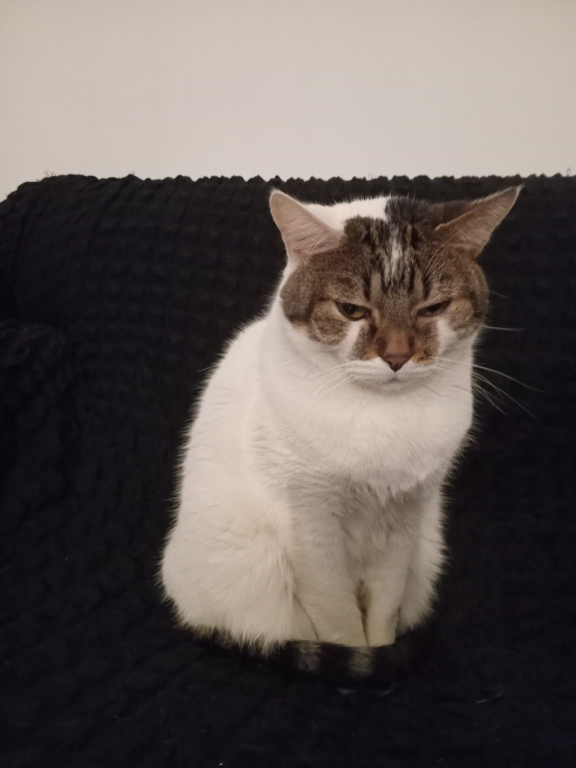
#> input picture 006_fotografia_digital/imagenes/descartes/actividad4_primer_plano.jpg, 1152 x 1536 px, given in place of messi.jpg, which was not available (shown at 1/2 size)
$ jupyter execute '001 - introduccion a opencv y espacios de color.ipynb'   (text cells are left out)
#> lines starting #> are read from the running program, lines starting #| are printed output that depends on the picture; after the words box and inside, x2 and y2 are one past the last pixel; in counts of white or black regions, pixels touching at a corner belong together; pictures that were not available may be replaced by others from this repository, and a replacement may not be noted
[cell 1]
# Importamos una herramienta para trabajar con rutas de archivos.
from pathlib import Path

# Importamos OpenCV para leer y transformar imágenes.
import cv2

# Importamos NumPy para operar con arreglos numéricos.
import numpy as np

# Importamos Matplotlib para visualizar imágenes y resultados.
import matplotlib.pyplot as plt

# Definimos las rutas de las imágenes que vamos a usar en el cuaderno.
ruta_imagen_principal = Path('Imagenes') / 'messi.jpg'
ruta_imagen_segmentacion = Path('Imagenes') / 'globos.jpg'

print(f'Imagen principal: {ruta_imagen_principal}')
print(f'Imagen para segmentación: {ruta_imagen_segmentacion}')

[cell 2]
# Leemos la imagen principal desde la carpeta del proyecto.
imagen_bgr = cv2.imread(str(ruta_imagen_principal))
#> imagen_bgr is the input picture: shape (1536, 1152, 3); mean B, G, R 86.2, 89.4, 97.5

# Verificamos que el archivo se haya cargado correctamente.
if imagen_bgr is None:
    raise FileNotFoundError(f'No se pudo leer la imagen: {ruta_imagen_principal}')

# Convertimos la imagen de BGR a RGB para verla bien con Matplotlib.
imagen_rgb = cv2.cvtColor(imagen_bgr, cv2.COLOR_BGR2RGB)

# Mostramos información básica para reconocer la estructura del arreglo.
print(f'Dimensiones de la imagen: {imagen_rgb.shape}')
#| Dimensiones de la imagen: (1536, 1152, 3)
print(f'Tipo de dato: {imagen_rgb.dtype}')
#| Tipo de dato: uint8

[cell 3]
# Mostramos la imagen original ya convertida a RGB.
plt.figure(figsize=(10, 5), constrained_layout=True)
plt.imshow(imagen_rgb)
plt.title('Imagen original en RGB', fontweight='bold', loc='left')
plt.axis('off')
plt.show()

[cell 4]
# Convertimos la imagen RGB a escala de grises.
imagen_gris = cv2.cvtColor(imagen_rgb, cv2.COLOR_RGB2GRAY)

# Verificamos la forma para confirmar que ahora solo hay un canal.
print(f'Dimensiones de la imagen en grises: {imagen_gris.shape}')
#| Dimensiones de la imagen en grises: (1536, 1152)

[cell 5]
# Mostramos la imagen en escala de grises.
plt.figure(figsize=(10, 5), constrained_layout=True)
plt.imshow(imagen_gris, cmap='gray')
plt.title('Imagen en escala de grises', fontweight='bold', loc='left')
plt.axis('off')
plt.show()

[cell 6]
# Convertimos la imagen RGB al espacio de color HSV.
imagen_hsv = cv2.cvtColor(imagen_rgb, cv2.COLOR_RGB2HSV)
#> imagen_hsv: shape (1536, 1152, 3); mean H, S, V 70.9, 51.2, 98.8

# Mostramos algunos valores para recordar que HSV también es una representación numérica.
print(f'Dimensiones de la imagen en HSV: {imagen_hsv.shape}')
#| Dimensiones de la imagen en HSV: (1536, 1152, 3)
print(f'Rango del canal H: {imagen_hsv[:, :, 0].min()} a {imagen_hsv[:, :, 0].max()}')
#| Rango del canal H: 0 a 177

[cell 7]
# Visualizamos la imagen HSV.
# El resultado no se ve natural porque Matplotlib interpreta los datos como si fueran RGB.
plt.figure(figsize=(10, 5), constrained_layout=True)
plt.imshow(imagen_hsv)
plt.title('Representación HSV', fontweight='bold', loc='left')
plt.axis('off')
plt.show()

[cell 8]
# Creamos una figura con tres subgráficos para comparar representaciones.
fig, ejes = plt.subplots(1, 3, figsize=(15, 5), constrained_layout=True)

# Mostramos la imagen RGB.
ejes[0].imshow(imagen_rgb)
ejes[0].set_title('RGB', fontweight='bold', loc='left')
ejes[0].axis('off')

# Mostramos la imagen en escala de grises.
ejes[1].imshow(imagen_gris, cmap='gray')
ejes[1].set_title('Escala de grises', fontweight='bold', loc='left')
ejes[1].axis('off')

# Mostramos la imagen HSV tal como queda almacenada.
ejes[2].imshow(imagen_hsv)
ejes[2].set_title('HSV', fontweight='bold', loc='left')
ejes[2].axis('off')

plt.show()

[cell 9]
# Separamos los canales de la imagen RGB.
canal_rojo, canal_verde, canal_azul = cv2.split(imagen_rgb)

# Separamos también los canales de la imagen HSV.
canal_matiz, canal_saturacion, canal_valor = cv2.split(imagen_hsv)
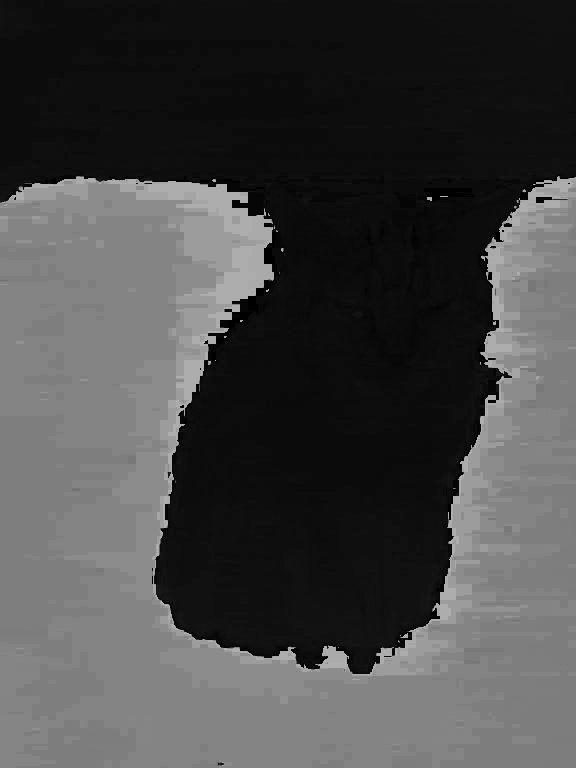
#> canal_matiz: shape (1536, 1152) (shown at 1/2 size); min 0, max 177, mean 70.9
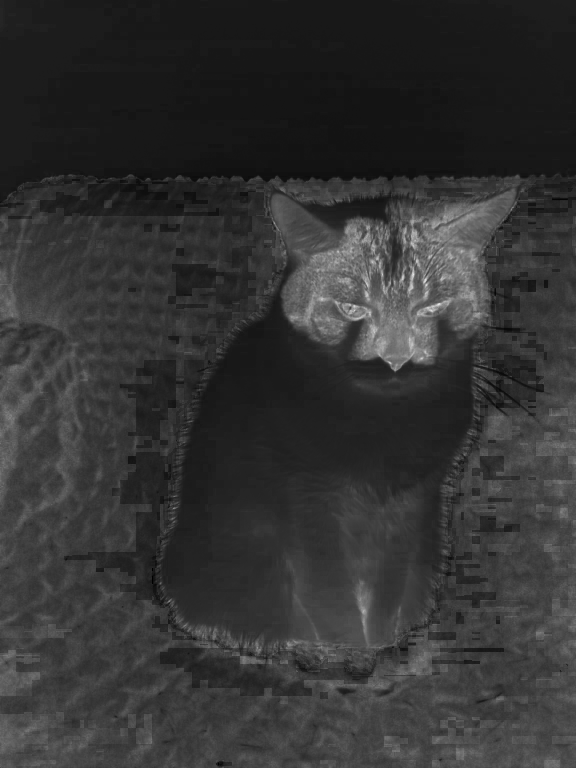
#> canal_saturacion: shape (1536, 1152) (shown at 1/2 size); min 0, max 255, mean 51.2

# Confirmamos que cada canal es una matriz bidimensional.
print(f'Forma del canal rojo: {canal_rojo.shape}')
#| Forma del canal rojo: (1536, 1152)
print(f'Forma del canal matiz: {canal_matiz.shape}')
#| Forma del canal matiz: (1536, 1152)

[cell 10]
# Organizamos los seis canales en una cuadrícula para compararlos.
fig, ejes = plt.subplots(2, 3, figsize=(14, 8), constrained_layout=True)

# Visualizamos los canales RGB con mapas de color asociados.
ejes[0, 0].imshow(canal_rojo, cmap='Reds')
ejes[0, 0].set_title('Canal rojo', fontweight='bold', loc='left')
ejes[0, 0].axis('off')

ejes[0, 1].imshow(canal_verde, cmap='Greens')
ejes[0, 1].set_title('Canal verde', fontweight='bold', loc='left')
ejes[0, 1].axis('off')

ejes[0, 2].imshow(canal_azul, cmap='Blues')
ejes[0, 2].set_title('Canal azul', fontweight='bold', loc='left')
ejes[0, 2].axis('off')

# Visualizamos los canales HSV.
ejes[1, 0].imshow(canal_matiz, cmap='hsv')
ejes[1, 0].set_title('Canal matiz (H)', fontweight='bold', loc='left')
ejes[1, 0].axis('off')

ejes[1, 1].imshow(canal_saturacion, cmap='gray')
ejes[1, 1].set_title('Canal saturación (S)', fontweight='bold', loc='left')
ejes[1, 1].axis('off')

ejes[1, 2].imshow(canal_valor, cmap='gray')
ejes[1, 2].set_title('Canal valor (V)', fontweight='bold', loc='left')
ejes[1, 2].axis('off')

plt.show()

[cell 11]
# Definimos una función para ajustar brillo y contraste.
def ajustar_brillo_contraste(imagen, brillo=0, contraste=1.0):
    '''Ajusta brillo y contraste con una transformación lineal controlada.

    Parámetros:
        imagen: imagen de entrada en formato NumPy.
        brillo: valor que se suma a los píxeles.
        contraste: factor que multiplica la intensidad de los píxeles.

    Retorna:
        Una imagen ajustada con valores limitados al rango válido de OpenCV.
    '''
#> called with brillo = 50, contraste = 1
    # cv2.convertScaleAbs aplica la transformación y mantiene los valores en un rango válido.
    imagen_ajustada = cv2.convertScaleAbs(imagen, alpha=contraste, beta=brillo)
    return imagen_ajustada

[cell 12]
# Creamos distintas versiones de la imagen para comparar cambios de brillo y contraste.
imagen_brillo_alto = ajustar_brillo_contraste(imagen_rgb, brillo=50)
imagen_brillo_bajo = ajustar_brillo_contraste(imagen_rgb, brillo=-50)
imagen_contraste_alto = ajustar_brillo_contraste(imagen_rgb, contraste=1.5)
imagen_contraste_bajo = ajustar_brillo_contraste(imagen_rgb, contraste=0.7)
#> call 4 of ajustar_brillo_contraste, with brillo = 0, contraste = 0.7
#> in ajustar_brillo_contraste (call 4), `imagen_ajustada = cv2.convertScaleAbs(imagen, alpha=contraste, beta=br..`:
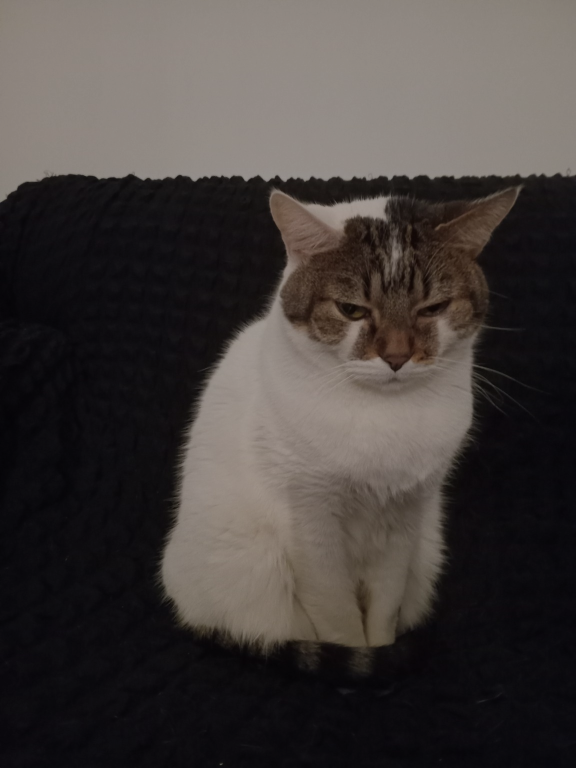
#> imagen_ajustada: shape (1536, 1152, 3) (shown at 1/2 size); mean R, G, B 68.3, 62.6, 60.3

[cell 13]
# Mostramos una comparación visual de las variantes generadas.
fig, ejes = plt.subplots(2, 3, figsize=(16, 9), constrained_layout=True)

# Primera fila: imagen original y cambios de brillo.
ejes[0, 0].imshow(imagen_rgb)
ejes[0, 0].set_title('Original', fontweight='bold', loc='left')
ejes[0, 0].axis('off')

ejes[0, 1].imshow(imagen_brillo_alto)
ejes[0, 1].set_title('Brillo +50', fontweight='bold', loc='left')
ejes[0, 1].axis('off')

ejes[0, 2].imshow(imagen_brillo_bajo)
ejes[0, 2].set_title('Brillo -50', fontweight='bold', loc='left')
ejes[0, 2].axis('off')

# Segunda fila: cambios de contraste.
ejes[1, 0].imshow(imagen_contraste_alto)
ejes[1, 0].set_title('Contraste x1.5', fontweight='bold', loc='left')
ejes[1, 0].axis('off')

ejes[1, 1].imshow(imagen_contraste_bajo)
ejes[1, 1].set_title('Contraste x0.7', fontweight='bold', loc='left')
ejes[1, 1].axis('off')

ejes[1, 2].imshow(imagen_gris, cmap='gray')
ejes[1, 2].set_title('Referencia en grises', fontweight='bold', loc='left')
ejes[1, 2].axis('off')

plt.show()

[cell 14]
# Hacemos una copia de la imagen HSV para no modificar el original.
imagen_hsv_ajustada = imagen_hsv.copy()

# Definimos un factor de aumento para el canal de brillo.
factor_brillo = 1.3

# Ajustamos solo el canal V y limitamos los valores al rango válido.
canal_valor_ajustado = np.clip(imagen_hsv_ajustada[:, :, 2] * factor_brillo, 0, 255).astype(np.uint8)
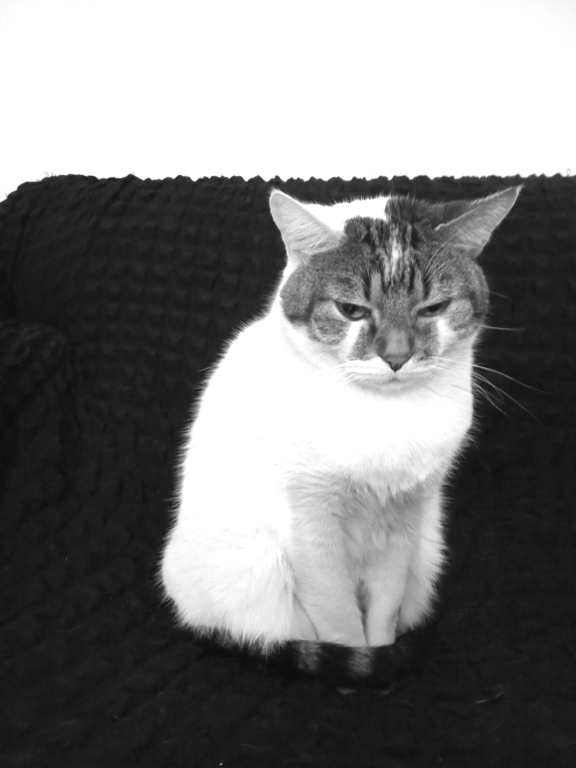
#> canal_valor_ajustado: shape (1536, 1152) (shown at 1/2 size); min 10, max 255, mean 124.2
imagen_hsv_ajustada[:, :, 2] = canal_valor_ajustado
#> imagen_hsv_ajustada: shape (1536, 1152, 3); mean H, S, V 70.9, 51.2, 124.2

# Convertimos nuevamente a RGB para poder visualizar el resultado.
imagen_hsv_mejorada = cv2.cvtColor(imagen_hsv_ajustada, cv2.COLOR_HSV2RGB)
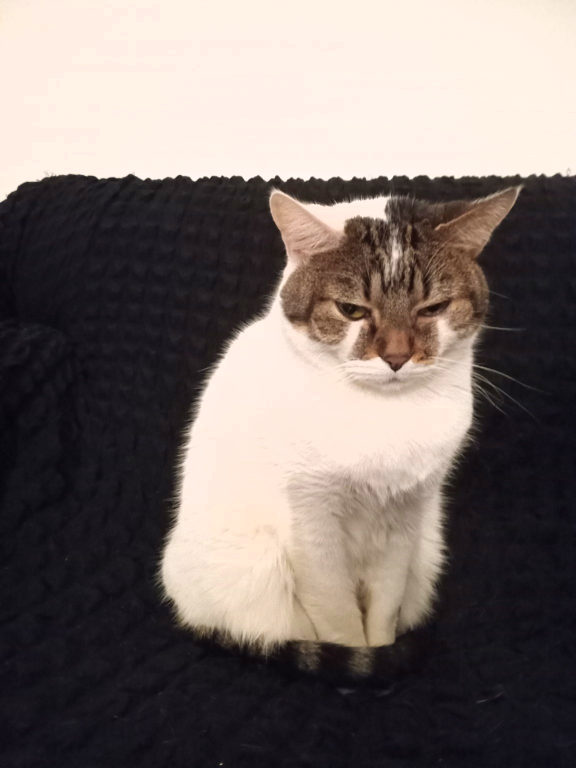
#> imagen_hsv_mejorada: shape (1536, 1152, 3) (shown at 1/2 size); mean R, G, B 122.4, 111.8, 108

[cell 15]
# Comparamos la imagen original, el ajuste directo en RGB y el ajuste selectivo en HSV.
fig, ejes = plt.subplots(1, 3, figsize=(15, 5), constrained_layout=True)

ejes[0].imshow(imagen_rgb)
ejes[0].set_title('Original', fontweight='bold', loc='left')
ejes[0].axis('off')

ejes[1].imshow(imagen_brillo_alto)
ejes[1].set_title('Ajuste directo en RGB', fontweight='bold', loc='left')
ejes[1].axis('off')

ejes[2].imshow(imagen_hsv_mejorada)
ejes[2].set_title('Ajuste selectivo en HSV', fontweight='bold', loc='left')
ejes[2].axis('off')

plt.show()

[cell 16]
# Leemos una imagen con objetos de varios colores para practicar segmentación.
imagen_segmentacion_bgr = cv2.imread(str(ruta_imagen_segmentacion))
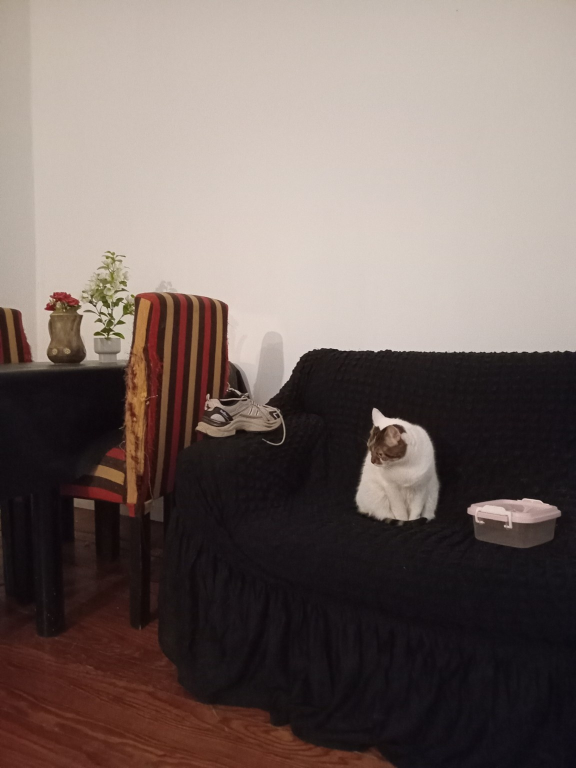
#> input picture 006_fotografia_digital/imagenes/descartes/actividad5_original_amplia_alt.jpg, 1152 x 1536 px, given in place of globos.jpg, which was not available (shown at 1/2 size)
#> imagen_segmentacion_bgr is the input picture: shape (1536, 1152, 3); mean B, G, R 98.8, 103.5, 117.1

# Verificamos que la carga haya sido correcta.
if imagen_segmentacion_bgr is None:
    raise FileNotFoundError(f'No se pudo leer la imagen: {ruta_imagen_segmentacion}')

# Convertimos la imagen a RGB y a HSV para trabajar con ambas representaciones.
imagen_segmentacion_rgb = cv2.cvtColor(imagen_segmentacion_bgr, cv2.COLOR_BGR2RGB)
imagen_segmentacion_hsv = cv2.cvtColor(imagen_segmentacion_rgb, cv2.COLOR_RGB2HSV)
#> imagen_segmentacion_hsv: shape (1536, 1152, 3); mean H, S, V 58.8, 59.8, 117.3

print(f'Dimensiones de la imagen de segmentación: {imagen_segmentacion_rgb.shape}')
#| Dimensiones de la imagen de segmentación: (1536, 1152, 3)

[cell 17]
# Mostramos la imagen que vamos a segmentar.
plt.figure(figsize=(10, 6), constrained_layout=True)
plt.imshow(imagen_segmentacion_rgb)
plt.title('Imagen para segmentación por color', fontweight='bold', loc='left')
plt.axis('off')
plt.show()

[cell 18]
# Definimos dos rangos para capturar el color rojo en HSV.
rojo_bajo_1 = np.array([0, 120, 70], dtype=np.uint8)
rojo_alto_1 = np.array([10, 255, 255], dtype=np.uint8)

rojo_bajo_2 = np.array([170, 120, 70], dtype=np.uint8)
rojo_alto_2 = np.array([179, 255, 255], dtype=np.uint8)

# Creamos una máscara para cada rango.
mascara_roja_1 = cv2.inRange(imagen_segmentacion_hsv, rojo_bajo_1, rojo_alto_1)
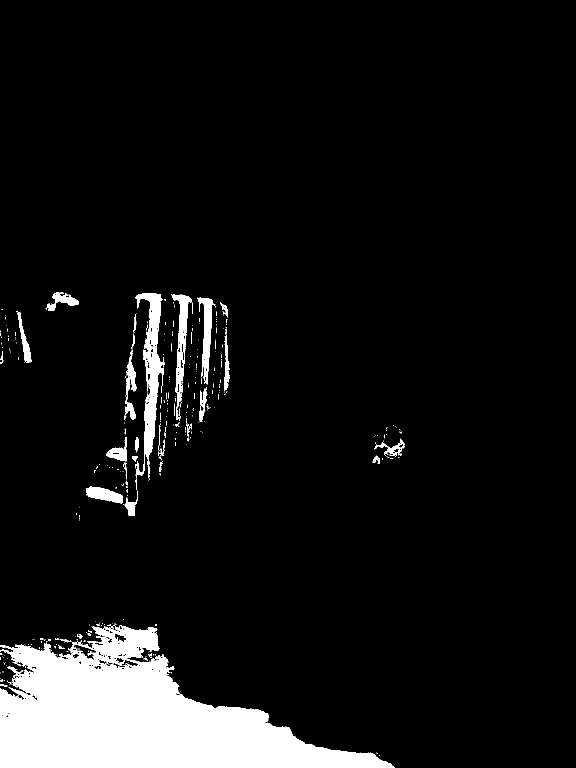
#> mascara_roja_1: shape (1536, 1152) (shown at 1/2 size); 7.9% white; 378 white regions (329 under 20 px), largest, box (x1, y1, x2, y2) and area: (0, 1250, 789, 1536) 115591, (271, 586, 329, 961) 7657, (342, 588, 385, 840) 2988
mascara_roja_2 = cv2.inRange(imagen_segmentacion_hsv, rojo_bajo_2, rojo_alto_2)
#> mascara_roja_2: shape (1536, 1152); 0.13% white; 70 white regions (51 under 20 px), largest, box (x1, y1, x2, y2) and area: (345, 784, 363, 893) 808, (402, 720, 414, 800) 390, (0, 672, 5, 718) 159

# Combinamos ambas máscaras para obtener una sola máscara roja.
mascara_roja = cv2.bitwise_or(mascara_roja_1, mascara_roja_2)
#> mascara_roja: shape (1536, 1152); 8% white; 346 white regions (302 under 20 px), largest, box (x1, y1, x2, y2) and area: (0, 1250, 789, 1536) 115591, (271, 586, 329, 961) 7804, (342, 588, 385, 893) 4397

[cell 19]
# Aplicamos la máscara sobre la imagen original.
imagen_solo_rojos = cv2.bitwise_and(imagen_segmentacion_rgb, imagen_segmentacion_rgb, mask=mascara_roja)

# También generamos la máscara inversa para ver el complemento.
mascara_invertida = cv2.bitwise_not(mascara_roja)
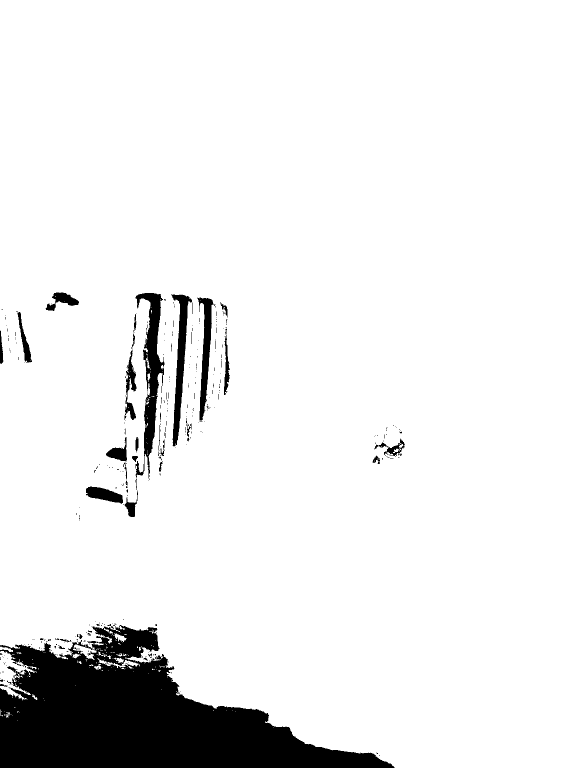
#> mascara_invertida: shape (1536, 1152) (shown at 1/2 size); 92% white; 346 black regions (302 under 20 px), largest, box (x1, y1, x2, y2) and area: (0, 1250, 789, 1536) 115591, (271, 586, 329, 961) 7804, (342, 588, 385, 893) 4397
imagen_sin_rojos = cv2.bitwise_and(imagen_segmentacion_rgb, imagen_segmentacion_rgb, mask=mascara_invertida)
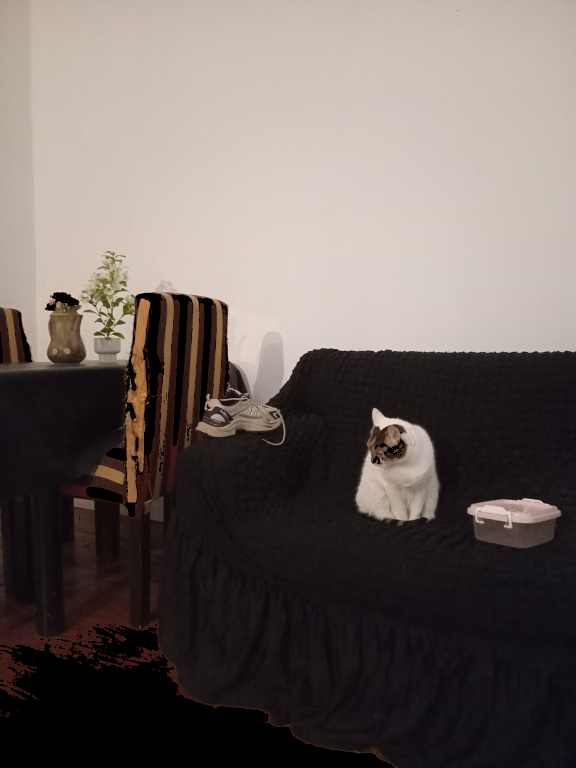
#> imagen_sin_rojos: shape (1536, 1152, 3) (shown at 1/2 size); mean R, G, B 109.8, 100.2, 96.3

# Visualizamos el proceso completo.
fig, ejes = plt.subplots(1, 4, figsize=(18, 5), constrained_layout=True)

ejes[0].imshow(imagen_segmentacion_rgb)
ejes[0].set_title('Imagen original', fontweight='bold', loc='left')
ejes[0].axis('off')

ejes[1].imshow(mascara_roja, cmap='gray')
ejes[1].set_title('Máscara roja', fontweight='bold', loc='left')
ejes[1].axis('off')

ejes[2].imshow(imagen_solo_rojos)
ejes[2].set_title('Solo regiones rojas', fontweight='bold', loc='left')
ejes[2].axis('off')

ejes[3].imshow(imagen_sin_rojos)
ejes[3].set_title('Imagen sin regiones rojas', fontweight='bold', loc='left')
ejes[3].axis('off')

plt.show()

[cell 20]
# Definimos rangos aproximados para azul y verde en HSV.
azul_bajo = np.array([100, 50, 50], dtype=np.uint8)
azul_alto = np.array([130, 255, 255], dtype=np.uint8)

verde_bajo = np.array([40, 40, 40], dtype=np.uint8)
verde_alto = np.array([80, 255, 255], dtype=np.uint8)

# Creamos las máscaras correspondientes.
mascara_azul = cv2.inRange(imagen_segmentacion_hsv, azul_bajo, azul_alto)
#> mascara_azul: shape (1536, 1152); every value is 0
mascara_verde = cv2.inRange(imagen_segmentacion_hsv, verde_bajo, verde_alto)

# Aplicamos cada máscara sobre la imagen original.
imagen_solo_azules = cv2.bitwise_and(imagen_segmentacion_rgb, imagen_segmentacion_rgb, mask=mascara_azul)
#> imagen_solo_azules: shape (1536, 1152, 3); every value is 0
imagen_solo_verdes = cv2.bitwise_and(imagen_segmentacion_rgb, imagen_segmentacion_rgb, mask=mascara_verde)

# Combinamos todas las máscaras para ver el conjunto de colores detectados.
mascara_combinada = cv2.bitwise_or(mascara_roja, cv2.bitwise_or(mascara_azul, mascara_verde))
imagen_colores_combinados = cv2.bitwise_and(imagen_segmentacion_rgb, imagen_segmentacion_rgb, mask=mascara_combinada)

# Mostramos el resultado de las tres segmentaciones.
fig, ejes = plt.subplots(2, 3, figsize=(16, 9), constrained_layout=True)

ejes[0, 0].imshow(imagen_segmentacion_rgb)
ejes[0, 0].set_title('Original', fontweight='bold', loc='left')
ejes[0, 0].axis('off')

ejes[0, 1].imshow(imagen_solo_rojos)
ejes[0, 1].set_title('Solo rojos', fontweight='bold', loc='left')
ejes[0, 1].axis('off')

ejes[0, 2].imshow(imagen_solo_azules)
ejes[0, 2].set_title('Solo azules', fontweight='bold', loc='left')
ejes[0, 2].axis('off')

ejes[1, 0].imshow(imagen_solo_verdes)
ejes[1, 0].set_title('Solo verdes', fontweight='bold', loc='left')
ejes[1, 0].axis('off')

ejes[1, 1].imshow(imagen_colores_combinados)
ejes[1, 1].set_title('Colores combinados', fontweight='bold', loc='left')
ejes[1, 1].axis('off')

ejes[1, 2].imshow(mascara_combinada, cmap='gray')
ejes[1, 2].set_title('Máscara combinada', fontweight='bold', loc='left')
ejes[1, 2].axis('off')

plt.show()
